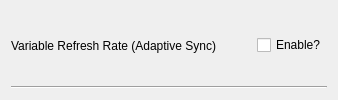
                <widget class="QWidget" name="widget__17_1" native="true">
                 <property name="sizePolicy">
                  <sizepolicy hsizetype="Preferred" vsizetype="Maximum">
                   <horstretch>0</horstretch>
                   <verstretch>0</verstretch>
                  </sizepolicy>
                 </property>
                 <property name="toolTip">
                  <string>&lt;html&gt;&lt;head/&gt;&lt;body&gt;&lt;p&gt;Enables support for Variable Refresh Rate features like Gsync and Freesync</string>
                 </property>
                 <layout class="QVBoxLayout" name="verticalLayout_35">
                  <item>
                   <widget class="QWidget" name="widget_48" native="true">
                    <property name="sizePolicy">
                     <sizepolicy hsizetype="Preferred" vsizetype="Minimum">
                      <horstretch>0</horstretch>
                      <verstretch>0</verstretch>
                     </sizepolicy>
                    </property>
                    <layout class="QHBoxLayout" name="horizontalLayout_32" stretch="0,0,0">
                     <property name="spacing">
                      <number>0</number>
                     </property>
                     <property name="leftMargin">
                      <number>0</number>
                     </property>
                     <property name="topMargin">
                      <number>0</number>
                     </property>
                     <property name="rightMargin">
                      <number>0</number>
                     </property>
                     <property name="bottomMargin">
                      <number>0</number>
                     </property>
                     <item>
                      <widget class="QLabel" name="label_30">
                       <property name="text">
                        <string>Variable Refresh Rate (Adaptive Sync)</string>
                       </property>
                      </widget>
                     </item>
                     <item>
                      <spacer name="horizontalSpacer_32">
                       <property name="orientation">
                        <enum>Qt::Orientation::Horizontal</enum>
                       </property>
                       <property name="sizeHint" stdset="0">
                        <size>
                         <width>40</width>
                         <height>20</height>
                        </size>
                       </property>
                      </spacer>
                     </item>
                     <item>
                      <widget class="QCheckBox" name="checkBox_adaptiveSync">
                       <property name="text">
                        <string>Enable?</string>
                       </property>
                       <property name="tristate">
                        <bool>false</bool>
                       </property>
                      </widget>
                     </item>
                    </layout>
                   </widget>
                  </item>
                  <item>
                   <widget class="Line" name="line_31">
                    <property name="orientation">
                     <enum>Qt::Orientation::Horizontal</enum>
                    </property>
                   </widget>
                  </item>
                 </layout>
                </widget>
